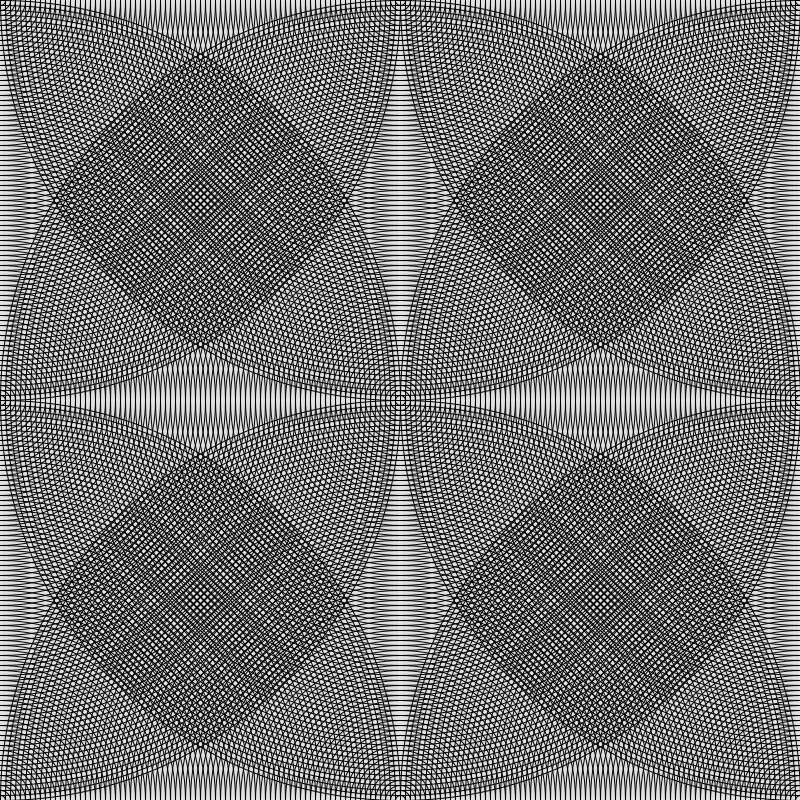
Frame 1 (no input)
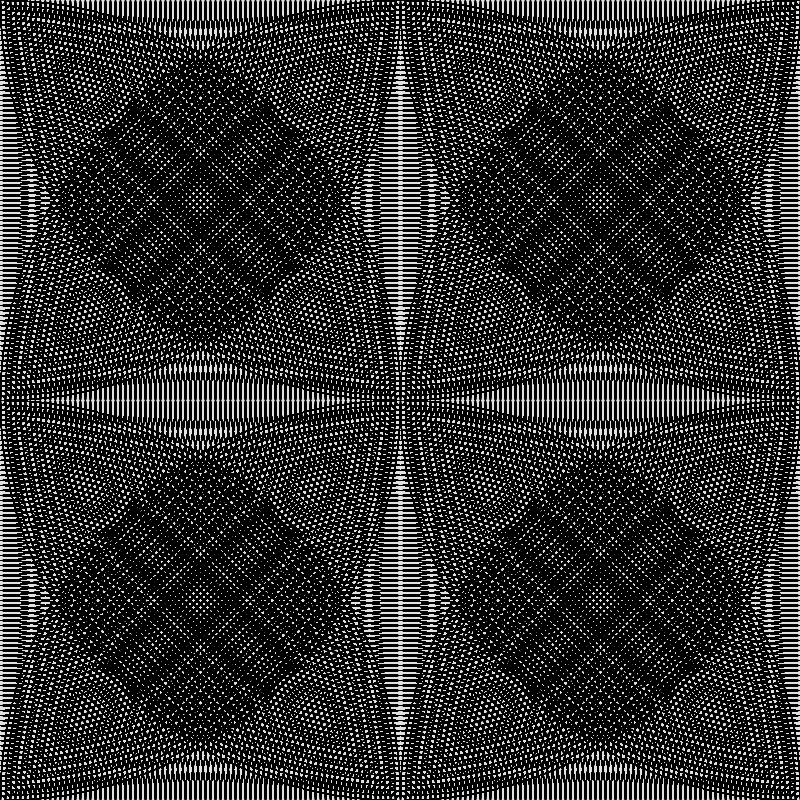
Frame 60 (the mouse pressed at the canvas centre just before this capture)
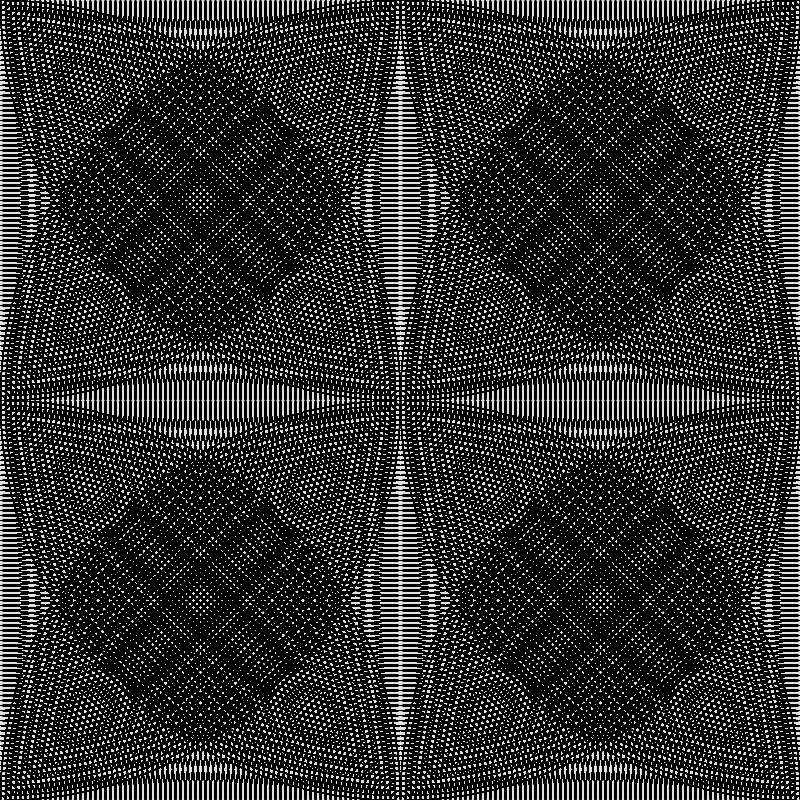
Frame 120 (the mouse held since frame 60 and released just before this capture)

The Processing sketch that drew these frames (run headless with seeded random() and noise(); from frame 60 on, the mouse is pressed at the canvas centre):

// Processing sketch: processing_15741
// ── processing_15741.pde

void setup (){
  size (800,800);
  background (225);
}

void draw (){
  noFill();
  
  for (int diam=0; diam <=width; diam=diam+10){
    ellipse (400,400,diam,diam);
    ellipse (400,0,diam,diam);
    ellipse (0,400,diam,diam);
    ellipse (0,0,diam,diam);
    ellipse (800,0,diam,diam);
    ellipse (800,800,diam,diam);
    ellipse (0,800,diam,diam);
    ellipse (400,800,diam,diam);
    ellipse (800,400,diam,diam);
  }
}
